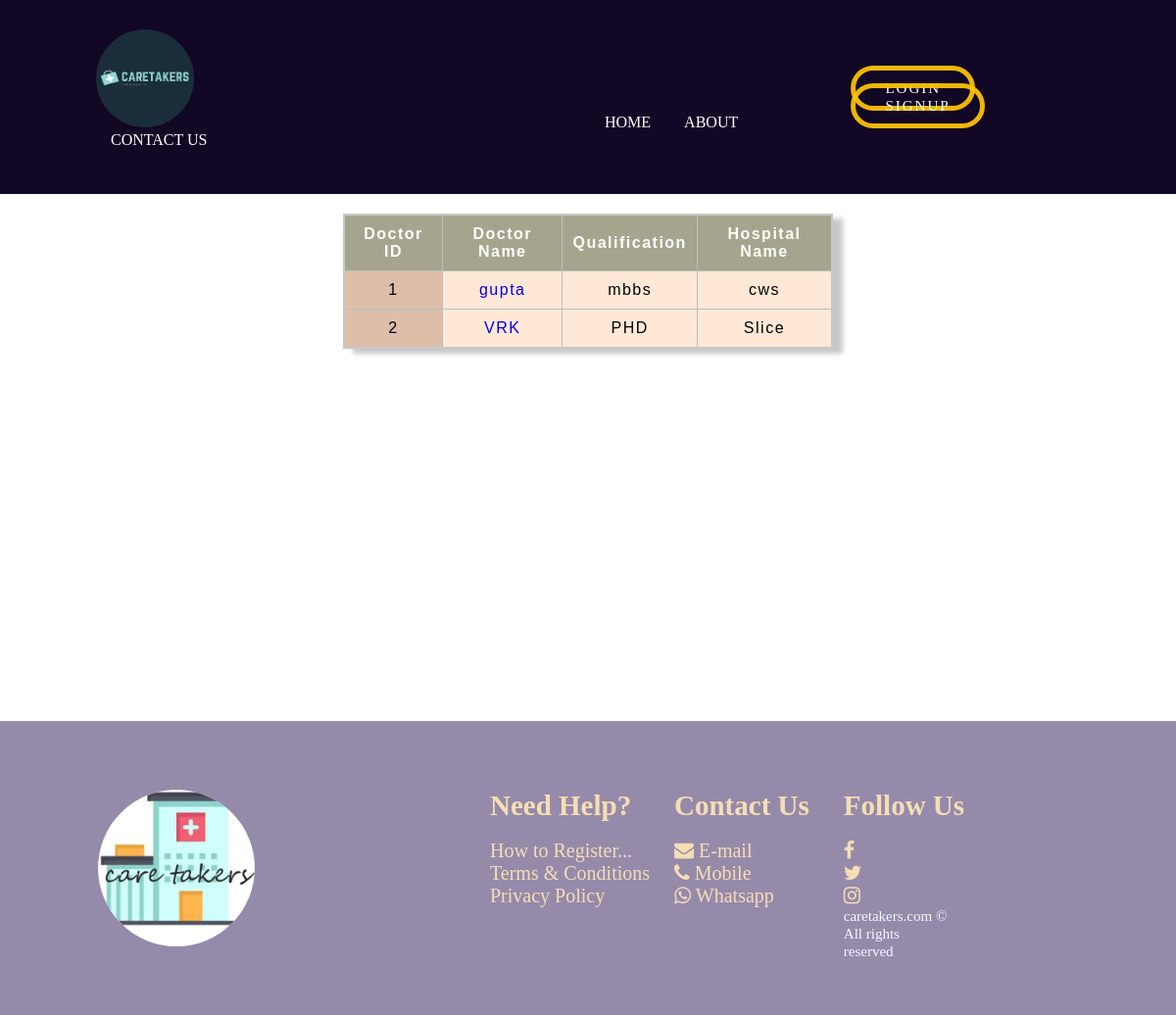
The app's page /doctors/ with its own data.
### management/models.py (models this page shows, shortened)
class doctor(models.Model):
    doctor_name=models.CharField(max_length=25)
    qualification=models.CharField(max_length=50)
    hospital_name=models.TextField()

### management/views.py (the view)
# urls.py: path('doctors/', views.say_doc),
def say_doc(request):
    alldoctors=doctor.objects.all()
    context={'doc':alldoctors}
    return render(request, 'doctor_table.html',context)

### management/templates/doctor_table.html (shortened to what this page needs)
{% extends "base.html"%}
{% block contents %}
  <table class="table">
    <thead>
      <tr>
        <th class="col">Doctor ID</th>
        <th class="col">Doctor Name</th>
        <th class="col">Qualification</th>
        <th class="col">Hospital Name</th>
      </tr>
    </thead>
    <tbody>
      {% for h in doc %}
      <tr>
        <td class="row">{{forloop.counter}}</td>
        <td><a href="{{ h.id }}/" style='text-decoration: none;'>{{h.doctor_name}}</a></td>
        <td>{{h.qualification}}</td>
        <td>{{h.hospital_name}}</td>
      </tr>
      {% endfor %}
    </tbody>
  </table>
{% endblock %}

### management/static/style.css (style rules this page uses)
* { box-sizing: border-box; margin:0; padding:0; }
table { box-shadow: 10px 5px 5px rgb(200, 200, 200); border-collapse: collapse; border: 2px solid rgb(200, 200, 200); letter-spacing: 1px; font-family: "Gill Sans", sans-serif; }
td, th { letter-spacing: 1.5px; border: 1px solid rgb(190, 190, 190); padding: 10px; }
td { transition: color 1s, background-color 1s; }
tr { background-color: #ffe8d6; }
.col { background-color: #a5a58d; color: #fff; }
.row { background-color: #ddbea9; }

### records on screen
doctor: doctor_name "gupta", qualification "mbbs", hospital_name "cws"
doctor: doctor_name "VRK", qualification "PHD", hospital_name "Slice"
